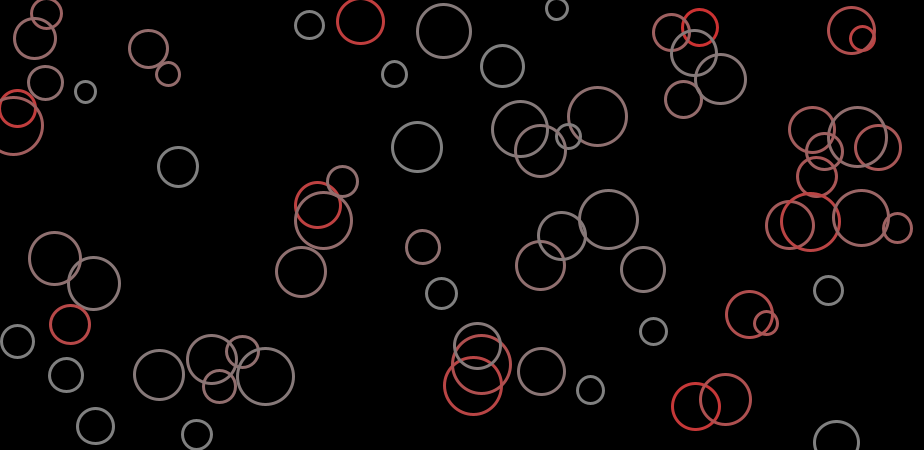
Frame 1 (no input)
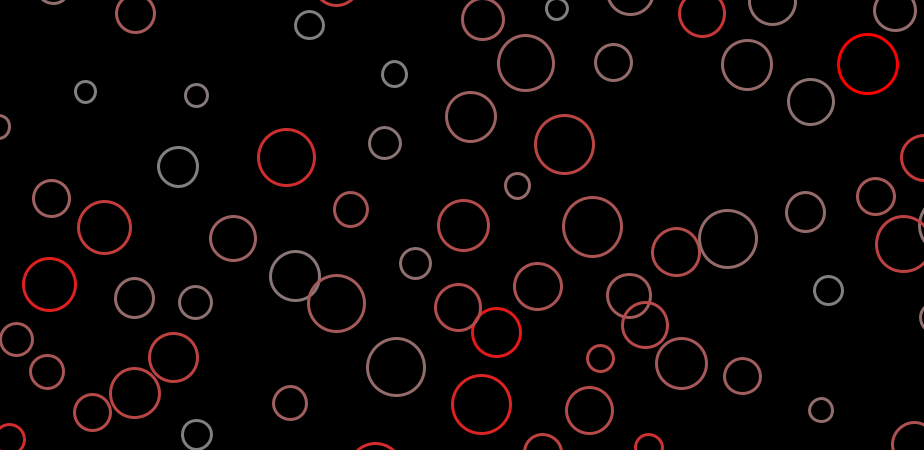
Frame 60 (the mouse pressed at the canvas centre just before this capture)
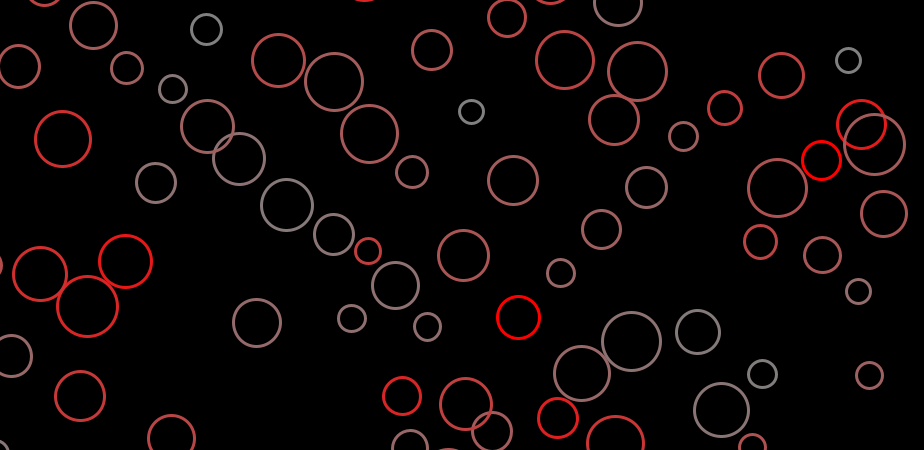
Frame 120 (the mouse held since frame 60 and released just before this capture)

The Processing sketch that drew these frames (run headless with seeded random() and noise(); from frame 60 on, the mouse is pressed at the canvas centre):

// Processing sketch: processing_11033
// ── processing_11033.pde

/* your own personal space
 Hybrid Visuals
 Animation about finding your place in the world
 */

int points = 70; //number of particles
float count; //average counter
float maxSpeed = 3; //maximum velocity
float decel = 0.97; // inertia
float privacySpace = 1.5; //room needed for ego

float x[] = new float [points]; //x position
float y[] = new float [points]; //y position

float rad[] = new float [points]; //radius

float acx[] = new float[points]; // x accelaration
float acy[] = new float[points]; // y accelaration

float strokeColR[] = new float[points]; //red element of stroke
float strokeColGB[] = new float[points]; //green and blue elements of stroke

float acxtemp = 0; //average for x accelaration increase
float acytemp = 0; //average for y accelaration increase

void setup(){
  size(924,450);
  background(0);
  smooth();
  strokeWeight(3);
  noFill();

  //initial setup
  for (int i = 0; i < points; i++){
    x[i] = random(width);
    y[i] = random(height);
    rad[i] = random(20,60);  
  }

}

void draw(){
  background(0);

  for (int i = 0; i < points; i++){
    //reset temp values
    count = 0;
    acxtemp = 0;
    acytemp = 0;

    //check for nearby particles
    for (int j = 0; j < points; j++){

      float distance=dist(x[i],y[i],x[j],y[j]);
      if(distance < rad[i]*privacySpace && j != i){

        // increase temp acceleration vector based on x and y distance
        acxtemp += 10/(x[i] - x[j]);
        acytemp += 10/(y[i] - y[j]);

        //add one for averaging
        count++;
      }

    }
    if (count != 0){

      //average out the temp accelaration
      acxtemp /=count;
      acytemp /=count;

      //add accelaration
      acx[i] += acxtemp;
      acy[i] += acytemp;
    }
    // calculate inertia
    acx[i] *= decel;
    acy[i] *= decel;


    //cap speed
    if (acx[i]>maxSpeed){
      acx[i] = maxSpeed;
    }
    if (acy[i]>maxSpeed){
      acy[i] = maxSpeed;
    }
    if (acx[i]<-maxSpeed){
      acx[i] = -maxSpeed;
    }
    if (acy[i]<-maxSpeed){
      acy[i] = -maxSpeed;
    }
    //update location;
    x[i] += acx[i];
    y[i] += acy[i];

    // if particles are moving fast, make them red
    strokeColR[i]= map (abs(acx[i])+abs(acy[i]), 0.0 ,maxSpeed*2, 128, 255);
    strokeColGB[i]= map (abs(acx[i])+abs(acy[i]) ,maxSpeed*2, 0, 0, 128);

    //wrap around screen
    if(x[i] > width + rad[i] / 2){
      x[i]= 0-rad[i]/2;
    }
    if(x[i]< 0 -rad[i]/2){
      x[i] = width + rad[i] / 2;
    }
    if(y[i]< 0 -rad[i]/2){
      y[i] = height + rad[i] / 2;
    }
    if(y[i]> height +rad[i]/2){
      y[i] = 0- rad[i] / 2;
    }
    
    //draw the damn thing already!
    stroke(strokeColR[i],strokeColGB[i],strokeColGB[i]); 
    ellipse(x[i], y[i], rad[i], rad[i]);

  }
}

//click to refresh
void mousePressed(){
  for (int i = 0; i < points; i++){
    x[i] = random(width);
    y[i] = random(height);
    rad[i] = random(20,60); 
    acx[i]=0;
    acy[i]=0;
  }
}
